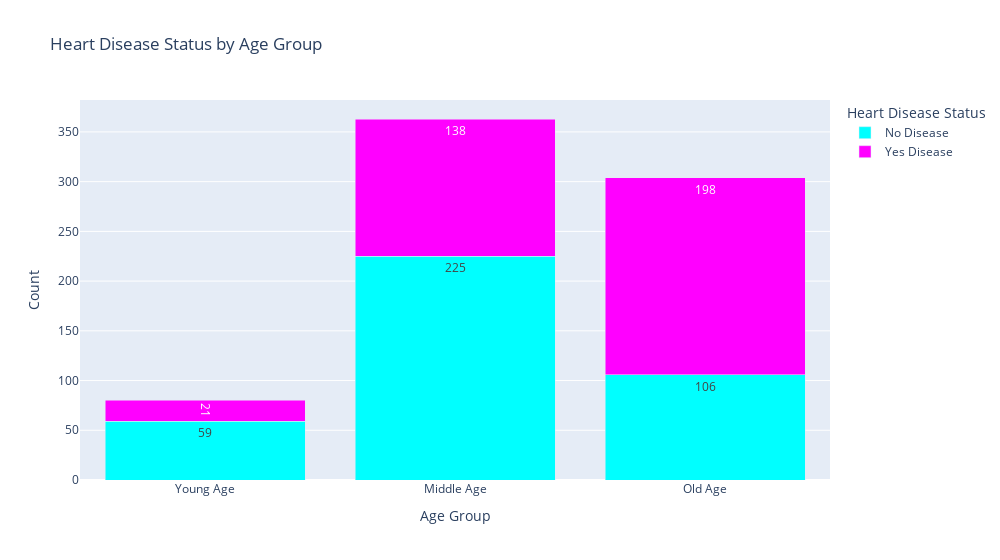

The cell this chart's notebook holds for it:
### Markdown cell above
**Now let's visualize the table**

### Code cell
data = {
    'Age Group': ['Young Age', 'Middle Age', 'Old Age'],
    'No Disease': [59, 225, 106],
    'Yes Disease': [21, 138, 198]
}

contingency_table = pd.DataFrame(data)

# Melting the DataFrame for Plotly
melted_table = contingency_table.melt(id_vars='Age Group', 
                                       value_vars=['No Disease', 'Yes Disease'],
                                       var_name='Heart Disease Status', 
                                       value_name='Count')

# Creating a stacked bar plot using Plotly
fig = px.bar(melted_table, x='Age Group', y='Count', color='Heart Disease Status', 
             title='Heart Disease Status by Age Group', 
             labels={'Count': 'Count', 'Age Group': 'Age Group'},
             text='Count',
             color_discrete_sequence=['cyan', 'magenta'])

# Updating layout to show legends for both categories
fig.update_layout(barmode='stack')
fig.update_layout(width=1000)

# Show the plot
fig.show()

### Figure 1 — Plotly figure (JSON) as saved in the notebook; plotly's stock layout.template omitted (floating-point values rounded to 4 significant figures)
{"data": [{"alignmentgroup": "True", "hovertemplate": "Heart Disease Status=No Disease<br>Age Group=%{x}<br>Count=%{text}<extra></extra>", "legendgroup": "No Disease", "marker": {"color": "cyan", "pattern": {"shape": ""}}, "name": "No Disease", "offsetgroup": "No Disease", "orientation": "v", "showlegend": true, "text": [59, 225, 106], "textposition": "auto", "type": "bar", "x": ["Young Age", "Middle Age", "Old Age"], "xaxis": "x", "y": [59, 225, 106], "yaxis": "y"}, {"alignmentgroup": "True", "hovertemplate": "Heart Disease Status=Yes Disease<br>Age Group=%{x}<br>Count=%{text}<extra></extra>", "legendgroup": "Yes Disease", "marker": {"color": "magenta", "pattern": {"shape": ""}}, "name": "Yes Disease", "offsetgroup": "Yes Disease", "orientation": "v", "showlegend": true, "text": [21, 138, 198], "textposition": "auto", "type": "bar", "x": ["Young Age", "Middle Age", "Old Age"], "xaxis": "x", "y": [21, 138, 198], "yaxis": "y"}], "layout": {"barmode": "stack", "legend": {"title": {"text": "Heart Disease Status"}, "tracegroupgap": 0}, "title": {"text": "Heart Disease Status by Age Group"}, "width": 1000, "xaxis": {"anchor": "y", "domain": [0, 1], "title": {"text": "Age Group"}}, "yaxis": {"anchor": "x", "domain": [0, 1], "title": {"text": "Count"}}}}
